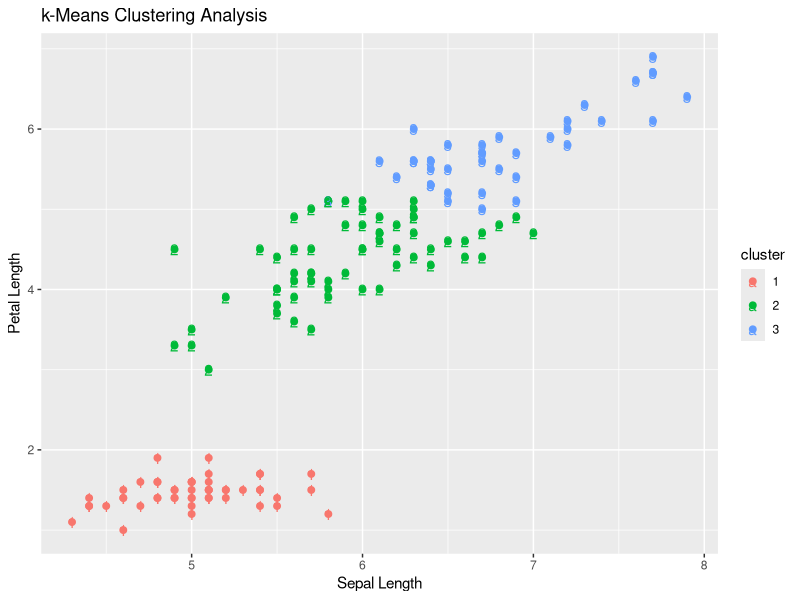

This chart was generated by the following R code:
# assignment 2
# read data (iris data comes pre-loaded in R, under the iris object)
data <- iris

# select variables for clustering (exclude species)
data <- data[, 1:4]

# calculate euclidean distance
distance <- dist(data)

# k-means clustering (k=3 - we expect 3 species)
result <- kmeans(distance, 3)
result

# plotting results
library(ggplot2)
data$cluster <- as.character(result$cluster)
ggplot(data, aes(x=Sepal.Length, y=Petal.Length, color=cluster)) +
  geom_point(size=2) +
  geom_text(aes(label=cluster)) +
  labs(title = "k-Means Clustering Analysis", x="Sepal Length", y="Petal Length")